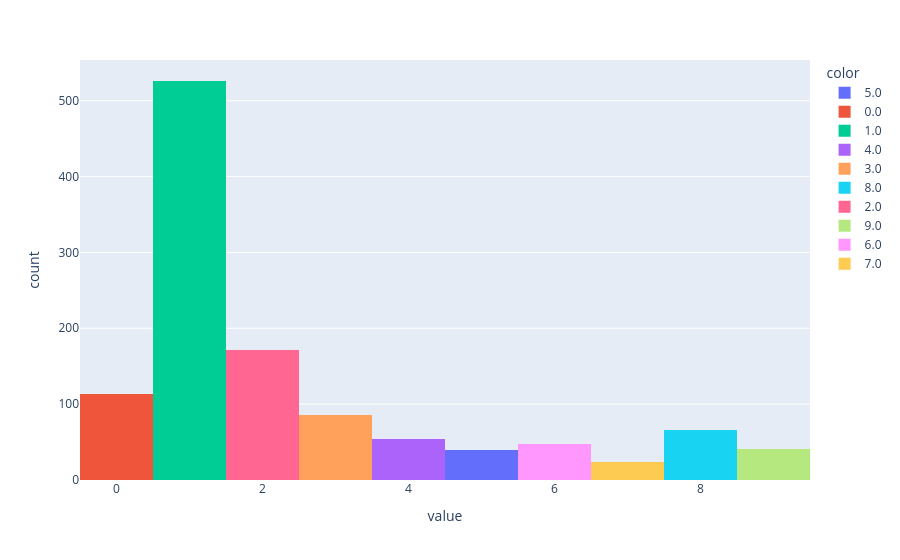

Write notebook code for a chart like this one.
### Code cell
px.histogram(L_binarized_panta_cdhit.sum(axis=1), color=L_binarized_panta_cdhit.sum(axis=1))

# 330 (19%) genes in 0 phylons
# 0 (0%) genes in 18 phylons (all phylons minus mge-modes)
# 442 genes (26%) in only 1 phylon (genes with most differentiating power)
# 244 genes (14%) in 2 phylons
# 148 genes (9%) in 3 phylons
# 109 genes (6%) in 4 phylons
# 76 genes (4%) in 5 phylons

### Figure 1 — Plotly figure (JSON) as saved in the notebook; plotly's stock layout.template omitted (floating-point values rounded to 4 significant figures; data arrays with more than 128 entries replaced by an {"elided": "..."} marker saying what was removed)
{"data": [{"bingroup": "x", "hovertemplate": "color=5.0<br>value=%{x}<br>count=%{y}<extra></extra>", "legendgroup": "5.0", "marker": {"color": "#636efa", "pattern": {"shape": ""}}, "name": "5.0", "orientation": "v", "showlegend": true, "type": "histogram", "x": [5.0, 5.0, 5.0, 5.0, 5.0, 5.0, 5.0, 5.0, 5.0, 5.0, 5.0, 5.0, 5.0, 5.0, 5.0, 5.0, 5.0, 5.0, 5.0, 5.0, 5.0, 5.0, 5.0, 5.0, 5.0, 5.0, 5.0, 5.0, 5.0, 5.0, 5.0, 5.0, 5.0, 5.0, 5.0, 5.0, 5.0, 5.0, 5.0], "xaxis": "x", "yaxis": "y"}, {"bingroup": "x", "hovertemplate": "color=0.0<br>value=%{x}<br>count=%{y}<extra></extra>", "legendgroup": "0.0", "marker": {"color": "#EF553B", "pattern": {"shape": ""}}, "name": "0.0", "orientation": "v", "showlegend": true, "type": "histogram", "x": [0.0, 0.0, 0.0, 0.0, 0.0, 0.0, 0.0, 0.0, 0.0, 0.0, 0.0, 0.0, 0.0, 0.0, 0.0, 0.0, 0.0, 0.0, 0.0, 0.0, 0.0, 0.0, 0.0, 0.0, 0.0, 0.0, 0.0, 0.0, 0.0, 0.0, 0.0, 0.0, 0.0, 0.0, 0.0, 0.0, 0.0, 0.0, 0.0, 0.0, 0.0, 0.0, 0.0, 0.0, 0.0, 0.0, 0.0, 0.0, 0.0, 0.0, 0.0, 0.0, 0.0, 0.0, 0.0, 0.0, 0.0, 0.0, 0.0, 0.0, 0.0, 0.0, 0.0, 0.0, 0.0, 0.0, 0.0, 0.0, 0.0, 0.0, 0.0, 0.0, 0.0, 0.0, 0.0, 0.0, 0.0, 0.0, 0.0, 0.0, 0.0, 0.0, 0.0, 0.0, 0.0, 0.0, 0.0, 0.0, 0.0, 0.0, 0.0, 0.0, 0.0, 0.0, 0.0, 0.0, 0.0, 0.0, 0.0, 0.0, 0.0, 0.0, 0.0, 0.0, 0.0, 0.0, 0.0, 0.0, 0.0, 0.0, 0.0, 0.0, 0.0], "xaxis": "x", "yaxis": "y"}, {"bingroup": "x", "hovertemplate": "color=1.0<br>value=%{x}<br>count=%{y}<extra></extra>", "legendgroup": "1.0", "marker": {"color": "#00cc96", "pattern": {"shape": ""}}, "name": "1.0", "orientation": "v", "showlegend": true, "type": "histogram", "x": {"elided": "526 float values"}, "xaxis": "x", "yaxis": "y"}, {"bingroup": "x", "hovertemplate": "color=4.0<br>value=%{x}<br>count=%{y}<extra></extra>", "legendgroup": "4.0", "marker": {"color": "#ab63fa", "pattern": {"shape": ""}}, "name": "4.0", "orientation": "v", "showlegend": true, "type": "histogram", "x": [4.0, 4.0, 4.0, 4.0, 4.0, 4.0, 4.0, 4.0, 4.0, 4.0, 4.0, 4.0, 4.0, 4.0, 4.0, 4.0, 4.0, 4.0, 4.0, 4.0, 4.0, 4.0, 4.0, 4.0, 4.0, 4.0, 4.0, 4.0, 4.0, 4.0, 4.0, 4.0, 4.0, 4.0, 4.0, 4.0, 4.0, 4.0, 4.0, 4.0, 4.0, 4.0, 4.0, 4.0, 4.0, 4.0, 4.0, 4.0, 4.0, 4.0, 4.0, 4.0, 4.0, 4.0], "xaxis": "x", "yaxis": "y"}, {"bingroup": "x", "hovertemplate": "color=3.0<br>value=%{x}<br>count=%{y}<extra></extra>", "legendgroup": "3.0", "marker": {"color": "#FFA15A", "pattern": {"shape": ""}}, "name": "3.0", "orientation": "v", "showlegend": true, "type": "histogram", "x": [3.0, 3.0, 3.0, 3.0, 3.0, 3.0, 3.0, 3.0, 3.0, 3.0, 3.0, 3.0, 3.0, 3.0, 3.0, 3.0, 3.0, 3.0, 3.0, 3.0, 3.0, 3.0, 3.0, 3.0, 3.0, 3.0, 3.0, 3.0, 3.0, 3.0, 3.0, 3.0, 3.0, 3.0, 3.0, 3.0, 3.0, 3.0, 3.0, 3.0, 3.0, 3.0, 3.0, 3.0, 3.0, 3.0, 3.0, 3.0, 3.0, 3.0, 3.0, 3.0, 3.0, 3.0, 3.0, 3.0, 3.0, 3.0, 3.0, 3.0, 3.0, 3.0, 3.0, 3.0, 3.0, 3.0, 3.0, 3.0, 3.0, 3.0, 3.0, 3.0, 3.0, 3.0, 3.0, 3.0, 3.0, 3.0, 3.0, 3.0, 3.0, 3.0, 3.0, 3.0, 3.0, 3.0], "xaxis": "x", "yaxis": "y"}, {"bingroup": "x", "hovertemplate": "color=8.0<br>value=%{x}<br>count=%{y}<extra></extra>", "legendgroup": "8.0", "marker": {"color": "#19d3f3", "pattern": {"shape": ""}}, "name": "8.0", "orientation": "v", "showlegend": true, "type": "histogram", "x": [8.0, 8.0, 8.0, 8.0, 8.0, 8.0, 8.0, 8.0, 8.0, 8.0, 8.0, 8.0, 8.0, 8.0, 8.0, 8.0, 8.0, 8.0, 8.0, 8.0, 8.0, 8.0, 8.0, 8.0, 8.0, 8.0, 8.0, 8.0, 8.0, 8.0, 8.0, 8.0, 8.0, 8.0, 8.0, 8.0, 8.0, 8.0, 8.0, 8.0, 8.0, 8.0, 8.0, 8.0, 8.0, 8.0, 8.0, 8.0, 8.0, 8.0, 8.0, 8.0, 8.0, 8.0, 8.0, 8.0, 8.0, 8.0, 8.0, 8.0, 8.0, 8.0, 8.0, 8.0, 8.0, 8.0], "xaxis": "x", "yaxis": "y"}, {"bingroup": "x", "hovertemplate": "color=2.0<br>value=%{x}<br>count=%{y}<extra></extra>", "legendgroup": "2.0", "marker": {"color": "#FF6692", "pattern": {"shape": ""}}, "name": "2.0", "orientation": "v", "showlegend": true, "type": "histogram", "x": {"elided": "171 float values"}, "xaxis": "x", "yaxis": "y"}, {"bingroup": "x", "hovertemplate": "color=9.0<br>value=%{x}<br>count=%{y}<extra></extra>", "legendgroup": "9.0", "marker": {"color": "#B6E880", "pattern": {"shape": ""}}, "name": "9.0", "orientation": "v", "showlegend": true, "type": "histogram", "x": [9.0, 9.0, 9.0, 9.0, 9.0, 9.0, 9.0, 9.0, 9.0, 9.0, 9.0, 9.0, 9.0, 9.0, 9.0, 9.0, 9.0, 9.0, 9.0, 9.0, 9.0, 9.0, 9.0, 9.0, 9.0, 9.0, 9.0, 9.0, 9.0, 9.0, 9.0, 9.0, 9.0, 9.0, 9.0, 9.0, 9.0, 9.0, 9.0, 9.0, 9.0], "xaxis": "x", "yaxis": "y"}, {"bingroup": "x", "hovertemplate": "color=6.0<br>value=%{x}<br>count=%{y}<extra></extra>", "legendgroup": "6.0", "marker": {"color": "#FF97FF", "pattern": {"shape": ""}}, "name": "6.0", "orientation": "v", "showlegend": true, "type": "histogram", "x": [6.0, 6.0, 6.0, 6.0, 6.0, 6.0, 6.0, 6.0, 6.0, 6.0, 6.0, 6.0, 6.0, 6.0, 6.0, 6.0, 6.0, 6.0, 6.0, 6.0, 6.0, 6.0, 6.0, 6.0, 6.0, 6.0, 6.0, 6.0, 6.0, 6.0, 6.0, 6.0, 6.0, 6.0, 6.0, 6.0, 6.0, 6.0, 6.0, 6.0, 6.0, 6.0, 6.0, 6.0, 6.0, 6.0, 6.0], "xaxis": "x", "yaxis": "y"}, {"bingroup": "x", "hovertemplate": "color=7.0<br>value=%{x}<br>count=%{y}<extra></extra>", "legendgroup": "7.0", "marker": {"color": "#FECB52", "pattern": {"shape": ""}}, "name": "7.0", "orientation": "v", "showlegend": true, "type": "histogram", "x": [7.0, 7.0, 7.0, 7.0, 7.0, 7.0, 7.0, 7.0, 7.0, 7.0, 7.0, 7.0, 7.0, 7.0, 7.0, 7.0, 7.0, 7.0, 7.0, 7.0, 7.0, 7.0, 7.0, 7.0], "xaxis": "x", "yaxis": "y"}], "layout": {"barmode": "relative", "legend": {"title": {"text": "color"}, "tracegroupgap": 0}, "margin": {"t": 60}, "xaxis": {"anchor": "y", "domain": [0, 1], "title": {"text": "value"}}, "yaxis": {"anchor": "x", "domain": [0, 1], "title": {"text": "count"}}}}
